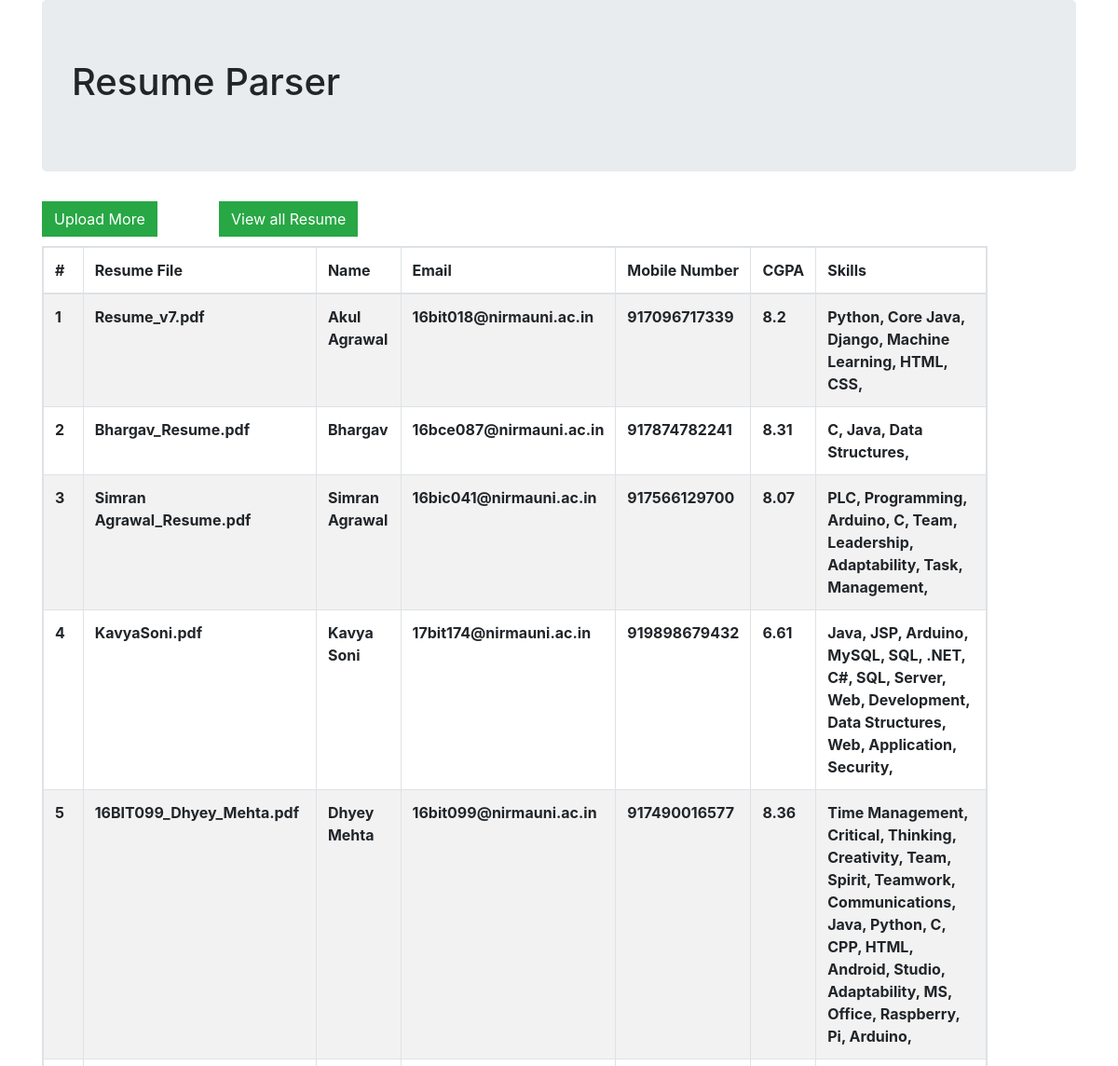
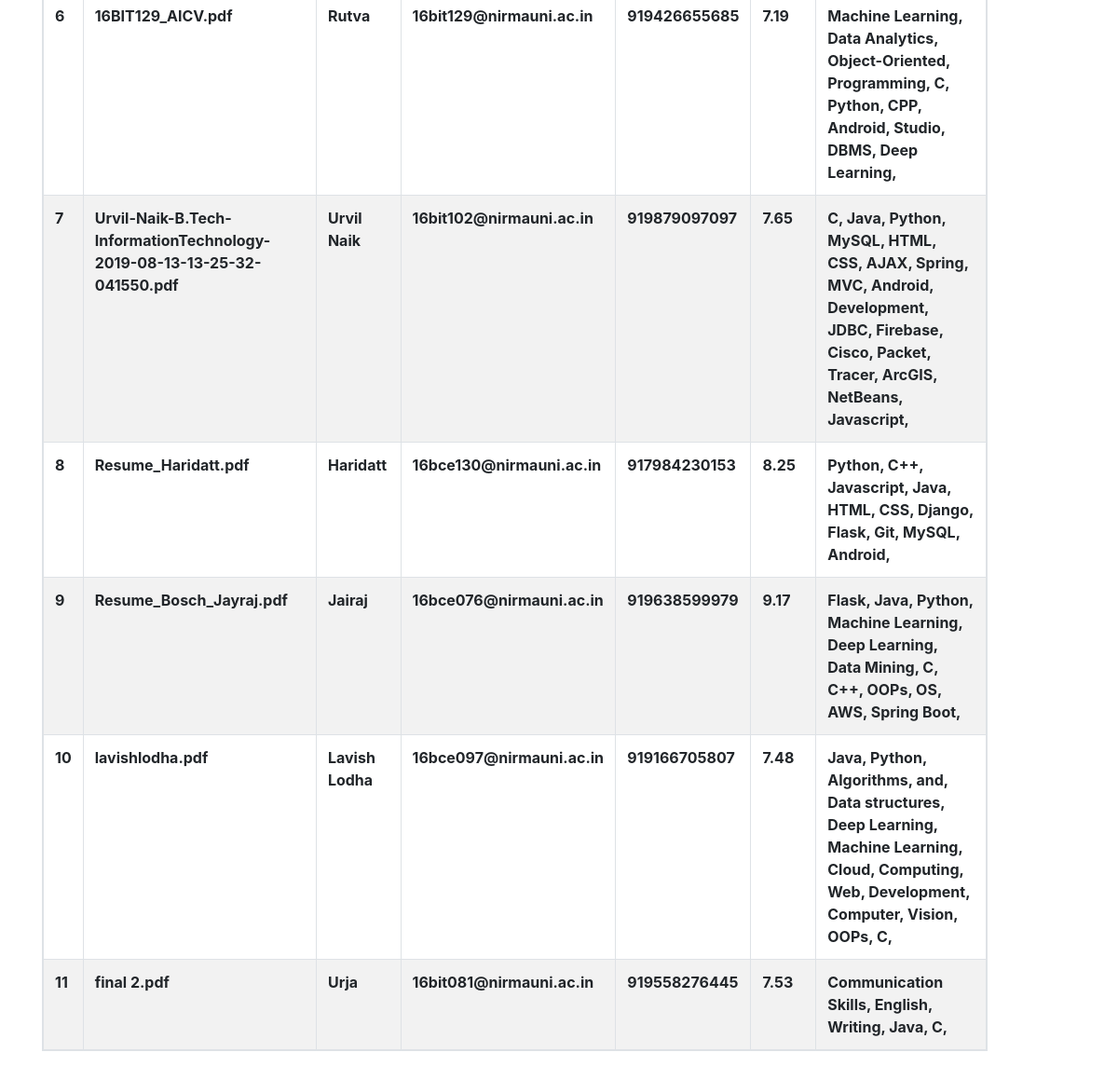
Screenshot of /all with the database file from the repository (2 pictures, top to bottom).
### tables this page shows
CREATE TABLE resume(
		email text primary key,
		filename text not null,
		name text not null,
		mobile integer not null,
		cgpa real not null,
		skills json not null
		);

### resume_app.py (the view)
@app.route('/all',methods=['GET'])
def view_all():
	cur=get_db().cursor()
	results = cur.execute('select * from resume').fetchall()
	email=[]
	name=[]
	resume_name=[]
	mobile=[]
	skills=[]
	cgpa = []
	for tuples in results:
		email.append(tuples[0])
		resume_name.append(tuples[1])
		name.append(tuples[2])
		mobile.append(tuples[3])
		cgpa.append(tuples[4])
		skills.append(json.loads(tuples[5]))
	return render_template('all_resumes.html',email=email,resume_name=resume_name,name=name,mobile=mobile,skills=skills,cgpa=cgpa)

### resume_app.py (called while the page is built)
def get_db():
    db = getattr(g, '_database', None)
    if db is None:
        db = g._database = sqlite3.connect(DATABASE)
    return db

@app.teardown_appcontext
def close_connection(exception):
    db = getattr(g, '_database', None)
    if db is not None:
        db.close()

### templates/all_resumes.html (shortened to what this page needs)
<!DOCTYPE html>
<html>
<head>
	<link rel="stylesheet" href="https://maxcdn.bootstrapcdn.com/bootstrap/4.0.0/css/bootstrap.min.css">
</head>
<body>
<div class="container">
	<div class="jumbotron">
<h1> Resume Parser</h1>
</div>
<div class="row">
        <div class="col-lg-2 col-md-4 col-sm-6 col-xs-6">
            <a href={{ url_for('home') }}>
              <button class="btn btn-success" style="margin-bottom: 10px; border-radius: 0;">Upload More</button>
        </div>
        <div class="col-lg-1 col-md-4 col-sm-6 col-xs-6">
            <a href={{ url_for('view_all') }}>
              <button class="btn btn-success" style="margin-bottom: 10px; border-radius: 0;">View all Resume</button>
            </a>
        </div>
      </div>
      <div class="row">
        <div class="col-lg-11 col-md-12 col-sm-12 col-xs-12">
          <table class="table table-bordered table-striped table-responsive">
            <thead>
              <tr>
                <th>#</th>
                <th>Resume File</th>
                <th>Name</th>
                <th>Email</th>
                <th>Mobile Number</th>
                <th>CGPA</th>
                <th>Skills</th>
              </tr>
            </thead>
            <tbody>
            {% for i in range(email|length) %}
              <tr>
                <th>{{i+1}}</th>
                <th>{{resume_name[i]}}</th>
                <th>{{name[i]}}</th>
                <th>{{email[i]}}</th>
                <th>{{mobile[i]}}</th>
                <th>{{cgpa[i]}}</th>
                <th>
                  {% for j in skills[i] %}
                  {{j}},
                  {% endfor %}
                </th>
              </tr>
              {% endfor %}
          	</tbody>
            </table>
          </div>
        </div>
</div>
</body>
</html>

### rows the page displays
resume: filename "Resume_v7.pdf", name "Akul Agrawal", email "16bit018@nirmauni.ac.in", mobile "917096717339", cgpa "8.2"
resume: filename "Bhargav_Resume.pdf", name "Bhargav", email "16bce087@nirmauni.ac.in", mobile "917874782241", cgpa "8.31"
resume: filename "Simran Agrawal_Resume.pdf", name "Simran Agrawal", email "16bic041@nirmauni.ac.in", mobile "917566129700", cgpa "8.07"
resume: filename "KavyaSoni.pdf", name "Kavya Soni", email "17bit174@nirmauni.ac.in", mobile "919898679432", cgpa "6.61"
resume: filename "16BIT099_Dhyey_Mehta.pdf", name "Dhyey Mehta", email "16bit099@nirmauni.ac.in", mobile "917490016577", cgpa "8.36"
resume: filename "16BIT129_AICV.pdf", name "Rutva", email "16bit129@nirmauni.ac.in", mobile "919426655685", cgpa "7.19"
resume: filename "Urvil-Naik-B.Tech-InformationTechnology-2019-08-13-13-25-32-041550.pdf", name "Urvil Naik", email "16bit102@nirmauni.ac.in", mobile "919879097097", cgpa "7.65"
resume: filename "Resume_Haridatt.pdf", name "Haridatt", email "16bce130@nirmauni.ac.in", mobile "917984230153", cgpa "8.25"
resume: filename "Resume_Bosch_Jayraj.pdf", name "Jairaj", email "16bce076@nirmauni.ac.in", mobile "919638599979", cgpa "9.17"
resume: filename "lavishlodha.pdf", name "Lavish Lodha", email "16bce097@nirmauni.ac.in", mobile "919166705807", cgpa "7.48"
resume: filename "final 2.pdf", name "Urja", email "16bit081@nirmauni.ac.in", mobile "919558276445", cgpa "7.53"

### other values shown
{{ i+1 }} "1" "2" "3" "4" "5" "6" "7" "8" "9" "10" "11"
{{ j }} "Python" "Core Java" "Django" "Machine Learning" "HTML" "CSS" "C" "Java" "Data Structures" "PLC" "Programming" "Arduino" "C" "Team" "Leadership" "Adaptability" "Task" "Management" "Java" "JSP" "Arduino" "MySQL" "SQL" ".NET" "C#" "SQL" "Server" "Web" "Development" "Data Structures" "Web" "Application" "Security" "Time Management" "Critical" "Thinking" "Creativity" "Team" "Spirit" "Teamwork" "Communications" "Java" "Python" "C" "CPP" "HTML" "Android" "Studio" "Adaptability" "MS" "Office" "Raspberry" "Pi" "Arduino" "Machine Learning" "Data Analytics" "Object-Oriented" "Programming" "C" "Python" "CPP" "Android" "Studio" "DBMS" "Deep Learning" "C" "Java" "Python" "MySQL" "HTML" "CSS" "AJAX" "Spring" "MVC" "Android" "Development" "JDBC" "Firebase" "Cisco" "Packet" "Tracer" "ArcGIS" "NetBeans" "Javascript" "Python" "C++" "Javascript" "Java" "HTML" "CSS" "Django" "Flask" "Git" "MySQL" "Android" "Flask" "Java" "Python" "Machine Learning" "Deep Learning" "Data Mining" "C" "C++" "OOPs" "OS" "AWS" "Spring Boot" "Java" "Python" "Algorithms" "and" "Data structures" "Deep Learning" "Machine Learning" "Cloud" "Computing" "Web" "Development" "Computer" "Vision" "OOPs" "C" "Communication Skills" "English" "Writing" "Java" "C"
